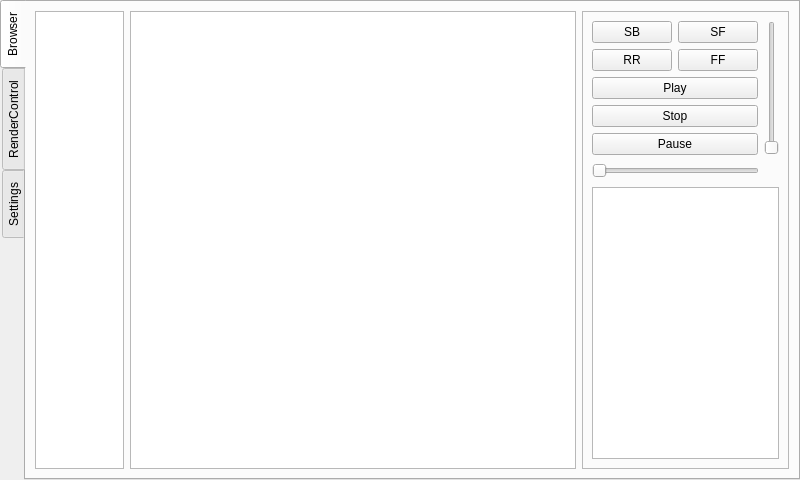
<ui version="4.0" >
 <class>ControllerGui</class>
 <widget class="QTabWidget" name="ControllerGui" >
  <property name="geometry" >
   <rect>
    <x>0</x>
    <y>0</y>
    <width>800</width>
    <height>480</height>
   </rect>
  </property>
  <property name="windowTitle" >
   <string>TabWidget</string>
  </property>
  <property name="tabPosition" >
   <enum>QTabWidget::West</enum>
  </property>
  <property name="currentIndex" >
   <number>0</number>
  </property>
  <widget class="QWidget" name="m_controllerTab" >
   <attribute name="title" >
    <string>Browser</string>
   </attribute>
   <layout class="QHBoxLayout" name="horizontalLayout_2" >
    <item>
     <widget class="QListView" name="m_browserListView" >
      <property name="sizePolicy" >
       <sizepolicy vsizetype="Expanding" hsizetype="Expanding" >
        <horstretch>1</horstretch>
        <verstretch>0</verstretch>
       </sizepolicy>
      </property>
     </widget>
    </item>
    <item>
     <widget class="QTreeView" name="m_browserTreeView" >
      <property name="sizePolicy" >
       <sizepolicy vsizetype="Expanding" hsizetype="Expanding" >
        <horstretch>5</horstretch>
        <verstretch>0</verstretch>
       </sizepolicy>
      </property>
      <property name="alternatingRowColors" >
       <bool>true</bool>
      </property>
     </widget>
    </item>
    <item>
     <widget class="QFrame" name="m_controllerGroup" >
      <property name="sizePolicy" >
       <sizepolicy vsizetype="Expanding" hsizetype="Expanding" >
        <horstretch>1</horstretch>
        <verstretch>0</verstretch>
       </sizepolicy>
      </property>
      <property name="frameShape" >
       <enum>QFrame::StyledPanel</enum>
      </property>
      <property name="frameShadow" >
       <enum>QFrame::Raised</enum>
      </property>
      <layout class="QVBoxLayout" name="verticalLayout_3" >
       <item>
        <layout class="QHBoxLayout" name="horizontalLayout" >
         <item>
          <layout class="QVBoxLayout" name="verticalLayout_2" >
           <item>
            <layout class="QGridLayout" name="gridLayout" >
             <item row="0" column="0" >
              <widget class="QPushButton" name="m_skipBackwardButton" >
               <property name="focusPolicy" >
                <enum>Qt::NoFocus</enum>
               </property>
               <property name="text" >
                <string>SB</string>
               </property>
               <property name="checkable" >
                <bool>false</bool>
               </property>
              </widget>
             </item>
             <item row="0" column="1" >
              <widget class="QPushButton" name="m_skipForwardButton" >
               <property name="focusPolicy" >
                <enum>Qt::NoFocus</enum>
               </property>
               <property name="text" >
                <string>SF</string>
               </property>
               <property name="checkable" >
                <bool>false</bool>
               </property>
              </widget>
             </item>
             <item row="1" column="0" >
              <widget class="QPushButton" name="m_seekBackwardButton" >
               <property name="focusPolicy" >
                <enum>Qt::NoFocus</enum>
               </property>
               <property name="text" >
                <string>RR</string>
               </property>
               <property name="checkable" >
                <bool>false</bool>
               </property>
              </widget>
             </item>
             <item row="1" column="1" >
              <widget class="QPushButton" name="m_seekForwardButton" >
               <property name="focusPolicy" >
                <enum>Qt::NoFocus</enum>
               </property>
               <property name="text" >
                <string>FF</string>
               </property>
               <property name="checkable" >
                <bool>false</bool>
               </property>
              </widget>
             </item>
            </layout>
           </item>
           <item>
            <layout class="QVBoxLayout" name="verticalLayout" >
             <item>
              <widget class="QPushButton" name="m_playButton" >
               <property name="focusPolicy" >
                <enum>Qt::NoFocus</enum>
               </property>
               <property name="text" >
                <string>Play</string>
               </property>
               <property name="checkable" >
                <bool>false</bool>
               </property>
              </widget>
             </item>
             <item>
              <widget class="QPushButton" name="m_stopButton" >
               <property name="focusPolicy" >
                <enum>Qt::NoFocus</enum>
               </property>
               <property name="text" >
                <string>Stop</string>
               </property>
               <property name="checkable" >
                <bool>false</bool>
               </property>
               <property name="checked" >
                <bool>false</bool>
               </property>
              </widget>
             </item>
             <item>
              <widget class="QPushButton" name="m_pauseButton" >
               <property name="focusPolicy" >
                <enum>Qt::NoFocus</enum>
               </property>
               <property name="text" >
                <string>Pause</string>
               </property>
               <property name="checkable" >
                <bool>false</bool>
               </property>
              </widget>
             </item>
            </layout>
           </item>
          </layout>
         </item>
         <item>
          <widget class="QSlider" name="m_volumeSlider" >
           <property name="focusPolicy" >
            <enum>Qt::NoFocus</enum>
           </property>
           <property name="tracking" >
            <bool>true</bool>
           </property>
           <property name="orientation" >
            <enum>Qt::Vertical</enum>
           </property>
          </widget>
         </item>
        </layout>
       </item>
       <item>
        <layout class="QHBoxLayout" name="horizontalLayout_3" >
         <item>
          <widget class="QSlider" name="m_seekSlider" >
           <property name="sizePolicy" >
            <sizepolicy vsizetype="Fixed" hsizetype="Expanding" >
             <horstretch>1</horstretch>
             <verstretch>0</verstretch>
            </sizepolicy>
           </property>
           <property name="focusPolicy" >
            <enum>Qt::NoFocus</enum>
           </property>
           <property name="tracking" >
            <bool>false</bool>
           </property>
           <property name="orientation" >
            <enum>Qt::Horizontal</enum>
           </property>
          </widget>
         </item>
         <item>
          <spacer name="horizontalSpacer" >
           <property name="orientation" >
            <enum>Qt::Horizontal</enum>
           </property>
           <property name="sizeHint" stdset="0" >
            <size>
             <width>20</width>
             <height>20</height>
            </size>
           </property>
          </spacer>
         </item>
        </layout>
       </item>
       <item>
        <widget class="QListView" name="m_rendererListView" >
         <property name="sizePolicy" >
          <sizepolicy vsizetype="Expanding" hsizetype="Expanding" >
           <horstretch>0</horstretch>
           <verstretch>1</verstretch>
          </sizepolicy>
         </property>
         <property name="resizeMode" >
          <enum>QListView::Fixed</enum>
         </property>
        </widget>
       </item>
      </layout>
     </widget>
    </item>
   </layout>
  </widget>
  <widget class="QWidget" name="m_renderControlTab" >
   <attribute name="title" >
    <string>RenderControl</string>
   </attribute>
  </widget>
  <widget class="QWidget" name="m_settingsTab" >
   <attribute name="title" >
    <string>Settings</string>
   </attribute>
  </widget>
 </widget>
 <resources/>
 <connections/>
</ui>
